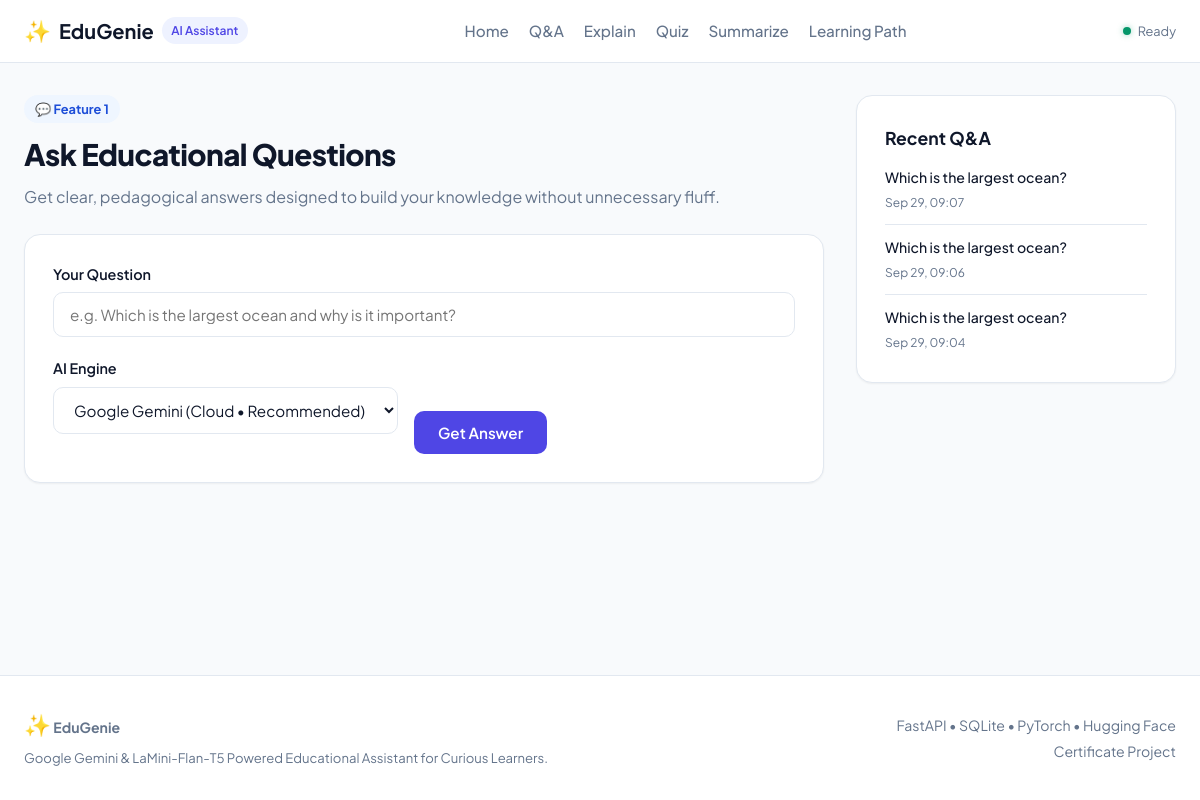
Screenshot of /qa with the database file from the repository.
### app/database/models.py (models this page shows)
class UserQuery(Base):
    __tablename__ = "USER_QUERY"
    QueryID = Column(Integer, primary_key=True, index=True, autoincrement=True)
    UserID = Column(Integer, ForeignKey("USER.UserID"), nullable=True)
    QueryType = Column(String(50), nullable=False)  # 'qa', 'explain', 'quiz', 'summarize', 'learn'
    QueryText = Column(Text, nullable=False)
    CreatedAt = Column(DateTime, default=lambda: datetime.datetime.now(datetime.timezone.utc), nullable=False)
    user = relationship("User", back_populates="queries")
    ai_responses = relationship("AIResponse", back_populates="query", cascade="all, delete-orphan")
    learning_paths = relationship("LearningPath", back_populates="query", cascade="all, delete-orphan")
    quizzes = relationship("Quiz", back_populates="query", cascade="all, delete-orphan")
    summaries = relationship("Summary", back_populates="query", cascade="all, delete-orphan")

### app/routers/qa.py (the view)
@router.get("/qa", response_class=HTMLResponse)
def get_qa_page(request: Request, db: Session = Depends(get_db)):
    recent_queries = (
        db.query(models.UserQuery)
        .filter_by(QueryType="qa")
        .order_by(models.UserQuery.CreatedAt.desc())
        .limit(5)
        .all()
    )
    return templates.TemplateResponse(
        request=request,
        name="qa.html",
        context={
            "page_title": "EduGenie - Educational Q&A",
            "recent_queries": recent_queries
        }
    )

### app/templates/qa.html (shortened to what this page needs)
{% extends "base.html" %}
{% block content %}
<div class="tool-layout">
    <div class="tool-main">
        <div class="tool-header">
            <div class="tool-badge bg-blue-subtle">💬 Feature 1</div>
            <h1>Ask Educational Questions</h1>
            <p>Get clear, pedagogical answers designed to build your knowledge without unnecessary fluff.</p>
        </div>
        <div class="card form-card">
            <form id="qaForm" method="POST" action="/qa">
                <div class="form-group">
                    <label for="question">Your Question</label>
                    <input
                        type="text"
                        id="question"
                        name="question"
                        placeholder="e.g. Which is the largest ocean and why is it important?"
                        value="{{ question if question else '' }}"
                        required
                        class="form-control"
                        autocomplete="off"
                    >
                </div>
                <div class="form-row">
                    <div class="form-group">
                        <label for="model_choice">AI Engine</label>
                        <select id="model_choice" name="model_choice" class="form-control form-select">
                            <option value="gemini" {% if not model_choice or model_choice == 'gemini' %}selected{% endif %}>
                                Google Gemini (Cloud • Recommended)
                            </option>
                        </select>
                    </div>
                    <div class="form-actions">
                        <button type="submit" class="btn btn-primary" id="qaSubmitBtn">
                            <span class="btn-text">Get Answer</span>
                        </button>
                    </div>
                </div>
            </form>
        </div>
    </div>
    <aside class="tool-sidebar">
        <div class="card sidebar-card">
            <h3>Recent Q&A</h3>
            {% if recent_queries %}
            <ul class="recent-list">
                {% for q in recent_queries %}
                <li class="recent-item">
                    <p class="recent-text">{{ q.QueryText }}</p>
                    <span class="recent-date">{{ q.CreatedAt.strftime('%b %d, %H:%M') }}</span>
                </li>
                {% endfor %}
            </ul>
            {% else %}
            <p class="text-muted">No recent questions yet. Be the first to ask!</p>
            {% endif %}
        </div>
    </aside>
</div>
{% endblock %}

### app/static/css/style.css (style rules this page uses)
:root { --primary: #4f46e5; --primary-hover: #4338ca; --primary-subtle: #eef2ff; --text-main: #0f172a; --text-muted: #64748b; --bg-page: #f8fafc; --bg-card: #ffffff; --border-color: #e2e8f0; --border-focus: #818cf8; --success: #059669; --success-bg: #ecfdf5; --error: #dc2626; --error-bg: #fef2f2; --warning: #d97706; --warning-bg: #fffbeb; --blue: #2563eb; --purple: #7c3aed; --amber: #d97706; --emerald: #059669; --rose: #e11d48; --radius-sm: 6px; --radius-md: 10px; --radius-lg: 16px; --radius-full: 9999px; --shadow-sm: 0 1px 2px 0 rgba(0, 0, 0, 0.05); --shadow-md: 0 4px 6px -1px rgba(0, 0, 0, 0.1), 0 2px 4px -2px rgba(0, 0, 0, 0.05); --shadow-lg: 0 10px 15px -3px rgba(0, 0, 0, 0.1), 0 4px 6px -4px rgba(0, 0, 0, 0.05); --font-sans: 'Plus Jakarta Sans', system-ui, -apple-system, sans-serif; --font-mono: 'JetBrains Mono', monospace; }
* { box-sizing: border-box; margin: 0; padding: 0; }
body { font-family: var(--font-sans); background-color: var(--bg-page); color: var(--text-main); line-height: 1.6; display: flex; flex-direction: column; min-height: 100vh; }
.bg-blue-subtle { background: #eff6ff; color: #1d4ed8; }
.tool-layout { display: grid; grid-template-columns: 1fr 320px; gap: 2rem; align-items: flex-start; }
.tool-header { margin-bottom: 1.5rem; }
.tool-badge { display: inline-block; padding: 0.25rem 0.7rem; font-size: 0.8rem; font-weight: 700; border-radius: var(--radius-full); margin-bottom: 0.5rem; }
.tool-header h1 { font-size: 1.85rem; font-weight: 800; letter-spacing: -0.02em; margin-bottom: 0.35rem; }
.tool-header p { color: var(--text-muted); font-size: 1rem; }
.card { background: var(--bg-card); border: 1px solid var(--border-color); border-radius: var(--radius-lg); padding: 1.75rem; box-shadow: var(--shadow-sm); }
.form-group { margin-bottom: 1.25rem; }
.form-group label { display: block; font-weight: 600; font-size: 0.9rem; margin-bottom: 0.4rem; }
.form-control { width: 100%; padding: 0.75rem 1rem; font-family: inherit; font-size: 0.95rem; border: 1px solid var(--border-color); border-radius: var(--radius-md); background: #fff; color: var(--text-main); transition: border-color 0.15s ease, box-shadow 0.15s ease; }
.form-row { display: flex; gap: 1rem; align-items: flex-end; }
.form-actions { display: flex; align-items: flex-end; }
.btn { display: inline-flex; align-items: center; justify-content: center; padding: 0.75rem 1.5rem; font-family: inherit; font-size: 0.95rem; font-weight: 600; border-radius: var(--radius-md); border: none; cursor: pointer; transition: background-color 0.15s ease, transform 0.1s ease; white-space: nowrap; }
.btn-primary { background: var(--primary); color: #fff; }
.sidebar-card h3 { font-size: 1.1rem; font-weight: 700; margin-bottom: 1rem; }
.recent-list { list-style: none; display: flex; flex-direction: column; gap: 0.85rem; }
.recent-item { border-bottom: 1px solid var(--border-color); padding-bottom: 0.65rem; }
.recent-item:last-child { border-bottom: none; padding-bottom: 0; }
.recent-text { font-size: 0.88rem; color: var(--text-main); font-weight: 500; line-height: 1.4; }
.recent-date { font-size: 0.75rem; color: var(--text-muted); }

### rows the page displays
UserQuery: QueryText "Which is the largest ocean?", CreatedAt "Sep 29, 09:07"
UserQuery: QueryText "Which is the largest ocean?", CreatedAt "Sep 29, 09:06"
UserQuery: QueryText "Which is the largest ocean?", CreatedAt "Sep 29, 09:04"
